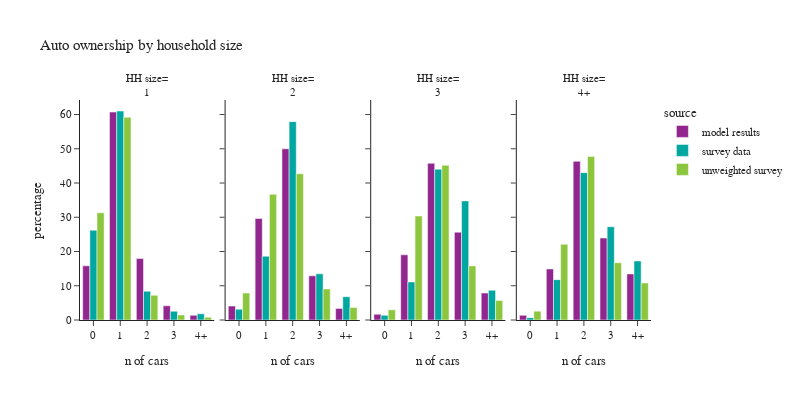

This figure's notebook cell:
### Code cell
plot_auto(hh_data,'hhsize_simple','household size', 'HH size')

### Figure 1 — Plotly figure (JSON) as saved in the notebook; plotly's stock layout.template omitted (floating-point values rounded to 4 significant figures)
{"data": [{"alignmentgroup": "True", "hovertemplate": "source=model results<br>hhsize_simple=1<br>auto_ownership_simple=%{x}<br>percentage=%{y}<extra></extra>", "legendgroup": "model results", "marker": {"color": "#91268F", "pattern": {"shape": ""}}, "name": "model results", "offsetgroup": "model results", "orientation": "v", "showlegend": true, "textposition": "auto", "type": "bar", "x": ["0", "1", "2", "3", "4+"], "xaxis": "x", "y": [15.82, 60.72, 17.94, 4.155, 1.364], "yaxis": "y"}, {"alignmentgroup": "True", "hovertemplate": "source=model results<br>hhsize_simple=2<br>auto_ownership_simple=%{x}<br>percentage=%{y}<extra></extra>", "legendgroup": "model results", "marker": {"color": "#91268F", "pattern": {"shape": ""}}, "name": "model results", "offsetgroup": "model results", "orientation": "v", "showlegend": false, "textposition": "auto", "type": "bar", "x": ["0", "1", "2", "3", "4+"], "xaxis": "x2", "y": [4.063, 29.65, 50.0, 12.9, 3.389], "yaxis": "y2"}, {"alignmentgroup": "True", "hovertemplate": "source=model results<br>hhsize_simple=3<br>auto_ownership_simple=%{x}<br>percentage=%{y}<extra></extra>", "legendgroup": "model results", "marker": {"color": "#91268F", "pattern": {"shape": ""}}, "name": "model results", "offsetgroup": "model results", "orientation": "v", "showlegend": false, "textposition": "auto", "type": "bar", "x": ["0", "1", "2", "3", "4+"], "xaxis": "x3", "y": [1.686, 19.03, 45.75, 25.65, 7.879], "yaxis": "y3"}, {"alignmentgroup": "True", "hovertemplate": "source=model results<br>hhsize_simple=4+<br>auto_ownership_simple=%{x}<br>percentage=%{y}<extra></extra>", "legendgroup": "model results", "marker": {"color": "#91268F", "pattern": {"shape": ""}}, "name": "model results", "offsetgroup": "model results", "orientation": "v", "showlegend": false, "textposition": "auto", "type": "bar", "x": ["0", "1", "2", "3", "4+"], "xaxis": "x4", "y": [1.362, 14.91, 46.34, 23.93, 13.46], "yaxis": "y4"}, {"alignmentgroup": "True", "hovertemplate": "source=survey data<br>hhsize_simple=1<br>auto_ownership_simple=%{x}<br>percentage=%{y}<extra></extra>", "legendgroup": "survey data", "marker": {"color": "#00A7A0", "pattern": {"shape": ""}}, "name": "survey data", "offsetgroup": "survey data", "orientation": "v", "showlegend": true, "textposition": "auto", "type": "bar", "x": ["0", "1", "2", "3", "4+"], "xaxis": "x", "y": [26.22, 61.03, 8.387, 2.55, 1.81], "yaxis": "y"}, {"alignmentgroup": "True", "hovertemplate": "source=survey data<br>hhsize_simple=2<br>auto_ownership_simple=%{x}<br>percentage=%{y}<extra></extra>", "legendgroup": "survey data", "marker": {"color": "#00A7A0", "pattern": {"shape": ""}}, "name": "survey data", "offsetgroup": "survey data", "orientation": "v", "showlegend": false, "textposition": "auto", "type": "bar", "x": ["0", "1", "2", "3", "4+"], "xaxis": "x2", "y": [3.156, 18.63, 57.92, 13.48, 6.814], "yaxis": "y2"}, {"alignmentgroup": "True", "hovertemplate": "source=survey data<br>hhsize_simple=3<br>auto_ownership_simple=%{x}<br>percentage=%{y}<extra></extra>", "legendgroup": "survey data", "marker": {"color": "#00A7A0", "pattern": {"shape": ""}}, "name": "survey data", "offsetgroup": "survey data", "orientation": "v", "showlegend": false, "textposition": "auto", "type": "bar", "x": ["0", "1", "2", "3", "4+"], "xaxis": "x3", "y": [1.373, 11.1, 44.05, 34.79, 8.686], "yaxis": "y3"}, {"alignmentgroup": "True", "hovertemplate": "source=survey data<br>hhsize_simple=4+<br>auto_ownership_simple=%{x}<br>percentage=%{y}<extra></extra>", "legendgroup": "survey data", "marker": {"color": "#00A7A0", "pattern": {"shape": ""}}, "name": "survey data", "offsetgroup": "survey data", "orientation": "v", "showlegend": false, "textposition": "auto", "type": "bar", "x": ["0", "1", "2", "3", "4+"], "xaxis": "x4", "y": [0.6874, 11.79, 43.02, 27.25, 17.25], "yaxis": "y4"}, {"alignmentgroup": "True", "hovertemplate": "source=unweighted survey<br>hhsize_simple=1<br>auto_ownership_simple=%{x}<br>percentage=%{y}<extra></extra>", "legendgroup": "unweighted survey", "marker": {"color": "#8CC63E", "pattern": {"shape": ""}}, "name": "unweighted survey", "offsetgroup": "unweighted survey", "orientation": "v", "showlegend": true, "textposition": "auto", "type": "bar", "x": ["0", "1", "2", "3", "4+"], "xaxis": "x", "y": [31.3, 59.18, 7.218, 1.493, 0.809], "yaxis": "y"}, {"alignmentgroup": "True", "hovertemplate": "source=unweighted survey<br>hhsize_simple=2<br>auto_ownership_simple=%{x}<br>percentage=%{y}<extra></extra>", "legendgroup": "unweighted survey", "marker": {"color": "#8CC63E", "pattern": {"shape": ""}}, "name": "unweighted survey", "offsetgroup": "unweighted survey", "orientation": "v", "showlegend": false, "textposition": "auto", "type": "bar", "x": ["0", "1", "2", "3", "4+"], "xaxis": "x2", "y": [7.886, 36.71, 42.71, 9.072, 3.629], "yaxis": "y2"}, {"alignmentgroup": "True", "hovertemplate": "source=unweighted survey<br>hhsize_simple=3<br>auto_ownership_simple=%{x}<br>percentage=%{y}<extra></extra>", "legendgroup": "unweighted survey", "marker": {"color": "#8CC63E", "pattern": {"shape": ""}}, "name": "unweighted survey", "offsetgroup": "unweighted survey", "orientation": "v", "showlegend": false, "textposition": "auto", "type": "bar", "x": ["0", "1", "2", "3", "4+"], "xaxis": "x3", "y": [2.963, 30.37, 45.19, 15.8, 5.679], "yaxis": "y3"}, {"alignmentgroup": "True", "hovertemplate": "source=unweighted survey<br>hhsize_simple=4+<br>auto_ownership_simple=%{x}<br>percentage=%{y}<extra></extra>", "legendgroup": "unweighted survey", "marker": {"color": "#8CC63E", "pattern": {"shape": ""}}, "name": "unweighted survey", "offsetgroup": "unweighted survey", "orientation": "v", "showlegend": false, "textposition": "auto", "type": "bar", "x": ["0", "1", "2", "3", "4+"], "xaxis": "x4", "y": [2.588, 22.12, 47.76, 16.71, 10.82], "yaxis": "y4"}], "layout": {"annotations": [{"font": {}, "showarrow": false, "text": "HH size=<br>1", "x": 0.1175, "xanchor": "center", "xref": "paper", "y": 1.0, "yanchor": "bottom", "yref": "paper"}, {"font": {}, "showarrow": false, "text": "HH size=<br>2", "x": 0.3725, "xanchor": "center", "xref": "paper", "y": 1.0, "yanchor": "bottom", "yref": "paper"}, {"font": {}, "showarrow": false, "text": "HH size=<br>3", "x": 0.6275, "xanchor": "center", "xref": "paper", "y": 1.0, "yanchor": "bottom", "yref": "paper"}, {"font": {}, "showarrow": false, "text": "HH size=<br>4+", "x": 0.8825, "xanchor": "center", "xref": "paper", "y": 1.0, "yanchor": "bottom", "yref": "paper"}], "barmode": "group", "font": {"size": 11}, "height": 400, "legend": {"title": {"text": "source"}, "tracegroupgap": 0}, "title": {"text": "Auto ownership by household size"}, "width": 800, "xaxis": {"anchor": "y", "domain": [0.0, 0.235], "title": {"text": "n of cars"}}, "xaxis2": {"anchor": "y2", "domain": [0.255, 0.49], "matches": "x", "title": {"text": "n of cars"}}, "xaxis3": {"anchor": "y3", "domain": [0.51, 0.745], "matches": "x", "title": {"text": "n of cars"}}, "xaxis4": {"anchor": "y4", "domain": [0.765, 1.0], "matches": "x", "title": {"text": "n of cars"}}, "yaxis": {"anchor": "x", "domain": [0.0, 1.0], "title": {"text": "percentage"}}, "yaxis2": {"anchor": "x2", "domain": [0.0, 1.0], "matches": "y", "showticklabels": false}, "yaxis3": {"anchor": "x3", "domain": [0.0, 1.0], "matches": "y", "showticklabels": false}, "yaxis4": {"anchor": "x4", "domain": [0.0, 1.0], "matches": "y", "showticklabels": false}}}
